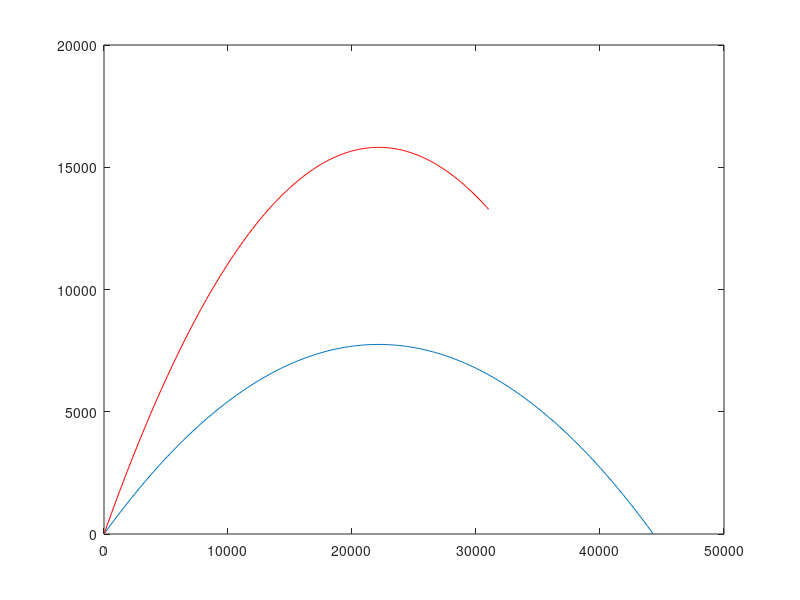

Write MATLAB code to recreate this figure.
%Dos proyectiles se disparan al mismo tiempo del mismo lugar.
%A tiene v0=680 mt/sec y theta=42grados
%B tiene v0=680 mt/sec y theta=65grados
%Cual llega antes a tierra? Graficar
g=9.81;
v0A=680;
thetaA=35;
v0Ax=v0A*cos(thetaA*pi/180);
v0Ay=v0A*sin(thetaA*pi/180);
thmaxA=v0Ay/g;
ttotA=2*thmaxA;
v0B=680;
thetaB=55;
v0Bx=v0B*cos(thetaB*pi/180);
v0By=v0B*sin(thetaB*pi/180);
thmaxB=v0By/g;
ttotB=2*thmaxB;
if ttotA>=ttotB
 tg=linspace(0,ttotB,200); %se escoge el tiempo mas corto
else
 tg=linspace(0,ttotA,200);
end
xA=v0Ax*tg;
xB=v0Bx*tg;
yA=v0Ay*tg-0.5*g*tg.^2;
yB=v0By*tg-0.5*g*tg.^2;
plot(xA,yA)
axis([0 50000 0 20000])
hold on
plot(xB,yB,'r')
